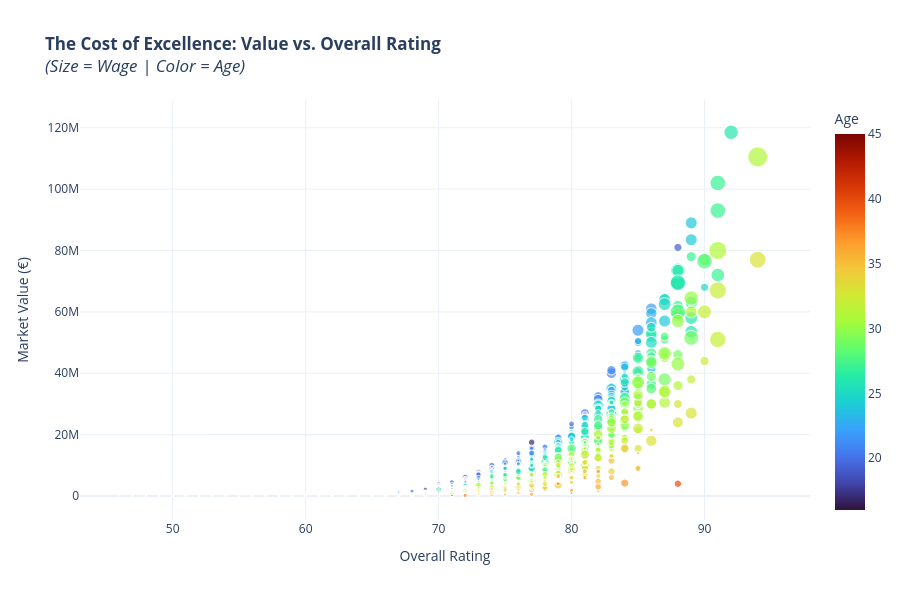

Notebook cell for this chart:
### Code cell
import plotly.express as px
import pandas as pd

# ==========================================
# 1. PREPARE DATA
# ==========================================
# We select only the columns needed for this specific visualization
# This keeps the Tableau file lightweight and fast.
export_cols = [
    'Name', 'Club', 'Position', 
    'Overall', 'Value', 'Wage', 
    'Age', 'Release Clause'
]

# Filter out players with 0 Value (usually data errors or retired) to keep the chart clean
market_value_df = df[df['Value'] > 0][export_cols].copy()

# ==========================================
# 2. EXPORT FOR TABLEAU
# ==========================================
market_value_df.to_csv('D:/desktop/MY_DOC/Projects/Comprehensive Analysis FIFA 19/Tableau_Datasets/Tableau_Market_Value.csv', index=False)
print("✅ File Exported: 'Tableau_Market_Value.csv'")
print(f"   (Contains {len(market_value_df)} players for the Scatter Plot)")

# ==========================================
# 3. VISUALIZE IN NOTEBOOK (Preview)
# ==========================================
fig = px.scatter(
    market_value_df, 
    x="Overall", 
    y="Value", 
    color="Age", 
    size="Wage",
    hover_name="Name", 
    hover_data=["Club", "Position", "Release Clause"],
    title="<b>The Cost of Excellence: Value vs. Overall Rating</b><br><i>(Size = Wage | Color = Age)</i>",
    color_continuous_scale="Turbo",
    template="plotly_white"
)

fig.update_layout(height=600, xaxis_title="Overall Rating", yaxis_title="Market Value (€)")
fig.show()

### Figure 1 — Plotly figure (JSON) as saved in the notebook; plotly's stock layout.template omitted (floating-point values rounded to 4 significant figures; data arrays with more than 128 entries replaced by an {"elided": "..."} marker saying what was removed)
{"data": [{"customdata": {"elided": "17907x3 mixed values"}, "hovertemplate": "<b>%{hovertext}</b><br><br>Overall=%{x}<br>Value=%{y}<br>Wage=%{marker.size}<br>Club=%{customdata[0]}<br>Position=%{customdata[1]}<br>Release Clause=%{customdata[2]}<br>Age=%{marker.color}<extra></extra>", "hovertext": {"elided": "17907 str values"}, "legendgroup": "", "marker": {"color": {"elided": "17907 int values"}, "coloraxis": "coloraxis", "size": {"elided": "17907 float values"}, "sizemode": "area", "sizeref": 1412.0, "symbol": "circle"}, "mode": "markers", "name": "", "showlegend": false, "type": "scattergl", "x": {"elided": "17907 int values"}, "xaxis": "x", "y": {"elided": "17907 float values"}, "yaxis": "y"}], "layout": {"coloraxis": {"colorbar": {"title": {"text": "Age"}}, "colorscale": [[0, "#30123b"], [0.07143, "#4145ab"], [0.1429, "#4675ed"], [0.2143, "#39a2fc"], [0.2857, "#1bcfd4"], [0.3571, "#24eca6"], [0.4286, "#61fc6c"], [0.5, "#a4fc3b"], [0.5714, "#d1e834"], [0.6429, "#f3c63a"], [0.7143, "#fe9b2d"], [0.7857, "#f36315"], [0.8571, "#d93806"], [0.9286, "#b11901"], [1, "#7a0402"]]}, "height": 600, "legend": {"itemsizing": "constant", "tracegroupgap": 0}, "title": {"text": "<b>The Cost of Excellence: Value vs. Overall Rating</b><br><i>(Size = Wage | Color = Age)</i>"}, "xaxis": {"anchor": "y", "domain": [0, 1], "title": {"text": "Overall Rating"}}, "yaxis": {"anchor": "x", "domain": [0, 1], "title": {"text": "Market Value (€)"}}}}
